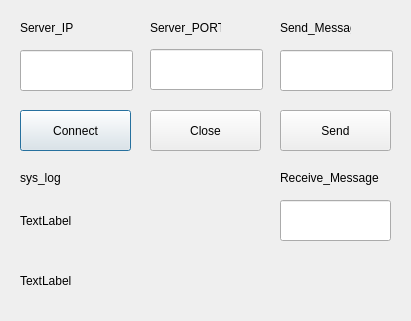
<?xml version="1.0" encoding="UTF-8"?>
<ui version="4.0">
 <class>Dialog</class>
 <widget class="QDialog" name="Dialog">
  <property name="geometry">
   <rect>
    <x>0</x>
    <y>0</y>
    <width>411</width>
    <height>321</height>
   </rect>
  </property>
  <property name="windowTitle">
   <string>TCP_Socket_tool_Dialog</string>
  </property>
  <widget class="QLabel" name="label">
   <property name="geometry">
    <rect>
     <x>20</x>
     <y>20</y>
     <width>54</width>
     <height>16</height>
    </rect>
   </property>
   <property name="text">
    <string>Server_IP</string>
   </property>
  </widget>
  <widget class="QLabel" name="label_2">
   <property name="geometry">
    <rect>
     <x>150</x>
     <y>20</y>
     <width>71</width>
     <height>16</height>
    </rect>
   </property>
   <property name="text">
    <string>Server_PORT</string>
   </property>
  </widget>
  <widget class="QLabel" name="label_3">
   <property name="geometry">
    <rect>
     <x>280</x>
     <y>20</y>
     <width>71</width>
     <height>16</height>
    </rect>
   </property>
   <property name="text">
    <string>Send_Message</string>
   </property>
  </widget>
  <widget class="QLineEdit" name="lineEdit_Server_IP">
   <property name="geometry">
    <rect>
     <x>20</x>
     <y>50</y>
     <width>113</width>
     <height>41</height>
    </rect>
   </property>
  </widget>
  <widget class="QLineEdit" name="lineEdit_Server_PORT">
   <property name="geometry">
    <rect>
     <x>150</x>
     <y>49</y>
     <width>113</width>
     <height>41</height>
    </rect>
   </property>
  </widget>
  <widget class="QLineEdit" name="lineEdit_Send_Message">
   <property name="geometry">
    <rect>
     <x>280</x>
     <y>50</y>
     <width>113</width>
     <height>41</height>
    </rect>
   </property>
  </widget>
  <widget class="QPushButton" name="pushButton_Connect">
   <property name="geometry">
    <rect>
     <x>20</x>
     <y>110</y>
     <width>111</width>
     <height>41</height>
    </rect>
   </property>
   <property name="text">
    <string>Connect</string>
   </property>
  </widget>
  <widget class="QPushButton" name="pushButton_Send">
   <property name="geometry">
    <rect>
     <x>280</x>
     <y>110</y>
     <width>111</width>
     <height>41</height>
    </rect>
   </property>
   <property name="text">
    <string>Send</string>
   </property>
  </widget>
  <widget class="QPushButton" name="pushButton_Close">
   <property name="geometry">
    <rect>
     <x>150</x>
     <y>110</y>
     <width>111</width>
     <height>41</height>
    </rect>
   </property>
   <property name="text">
    <string>Close</string>
   </property>
  </widget>
  <widget class="QLineEdit" name="lineEdit_Receive_Message">
   <property name="geometry">
    <rect>
     <x>280</x>
     <y>200</y>
     <width>111</width>
     <height>41</height>
    </rect>
   </property>
  </widget>
  <widget class="QLabel" name="label_4">
   <property name="geometry">
    <rect>
     <x>280</x>
     <y>170</y>
     <width>111</width>
     <height>16</height>
    </rect>
   </property>
   <property name="text">
    <string>Receive_Message</string>
   </property>
  </widget>
  <widget class="QLabel" name="label_sys_log">
   <property name="geometry">
    <rect>
     <x>20</x>
     <y>200</y>
     <width>241</width>
     <height>41</height>
    </rect>
   </property>
   <property name="text">
    <string>TextLabel</string>
   </property>
  </widget>
  <widget class="QLabel" name="label_5">
   <property name="geometry">
    <rect>
     <x>20</x>
     <y>170</y>
     <width>111</width>
     <height>16</height>
    </rect>
   </property>
   <property name="text">
    <string>sys_log</string>
   </property>
  </widget>
  <widget class="QLabel" name="label_Receive_Enable">
   <property name="geometry">
    <rect>
     <x>20</x>
     <y>260</y>
     <width>371</width>
     <height>41</height>
    </rect>
   </property>
   <property name="text">
    <string>TextLabel</string>
   </property>
  </widget>
 </widget>
 <resources/>
 <connections/>
</ui>
